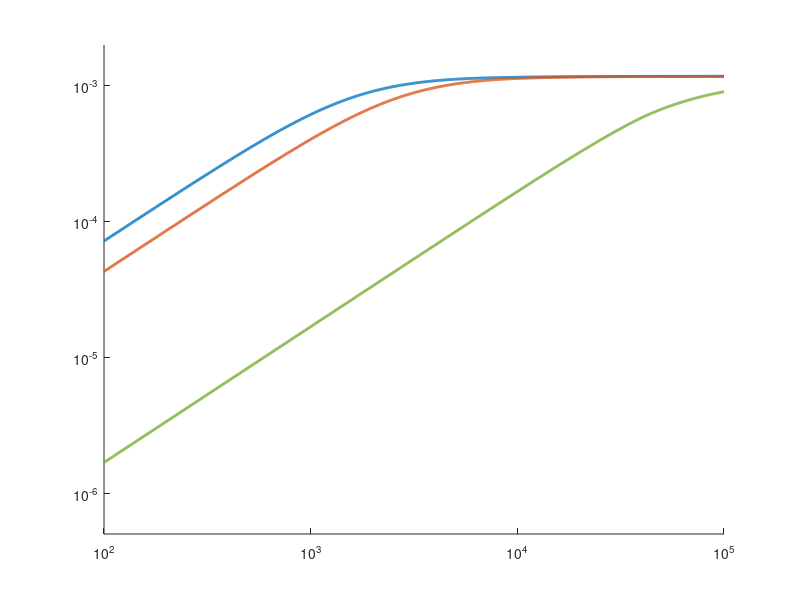

Write the MATLAB code that produced this figure. (Note: this script raises an error after producing the figure.)
% Metal Interference Field Distortion vs. Frequency
% Model for eddy current interference in a conductive loop placed between
% an electromagnetic source and sensor

clear all;
close all;

% Loop properties
loop_diameter = 25e-3;    % Loop diameter [m]
wire_diameter = 2e-3;     % Wire thickness [m]
loop_radius = loop_diameter/2;
wire_radius = wire_diameter/2;

% Material properties
% [resistivity, relative permeability]
materials = struct(...
    'copper',    [1.68e-8, 1], ...
    'aluminum',  [2.82e-8, 1], ...
    'stainless', [7.2e-7, 5]  ... % 304 stainless, cold-worked (μr~5)
);

% Constants
mu0 = 4*pi*1e-7;  % Permeability of free space [H/m]

% Test frequencies of interest
test_freqs = [300, 10000];  % 300 Hz and 10 kHz

% Frequency range (logarithmic spacing)
f = logspace(2, 5, 1000);  % 100 Hz to 100 kHz
omega = 2*pi*f;

% Source field parameters
B_source = 1e-4;  % Source field strength [T]

% Distance parameters
sensor_distance = 0.2;  % Total source-to-sensor distance [m]
% Loop is placed midway between source and sensor
metal_to_source = 0.1;  % Distance from source to metal [m]
metal_to_sensor = 0.1;  % Distance from metal to sensor [m]

% Compute loop parameters
loop_circumference = pi * loop_diameter;
loop_area = pi * loop_radius^2;

% Approximate inductance (using formula for circular loop)
L_loop = mu0 * loop_radius * (log(8*loop_radius/wire_radius) - 2);

% Initialize arrays
material_names = fieldnames(materials);
corner_freqs = zeros(length(material_names), 1);
B_distortion_normalized_at_test = zeros(length(material_names), length(test_freqs));

% Create figure for the plot - 3.5 inch column width (89 mm), with 4:3 aspect ratio
figure('Units', 'inches', 'Position', [1, 1, 3.5, 2.6]);
hold on;

% Set up colors for the plot
colors = {'#0072BD', '#D95319', '#77AC30'};  % Matlab default colors

% Initialize legend entries
leg_entries = {};

% Calculate and plot for each material
for m = 1:length(material_names)
    material = material_names{m};
    resistivity = materials.(material)(1);
    rel_permeability = materials.(material)(2);
    
    % Calculate DC resistance of the loop
    R_dc = resistivity * loop_circumference / (pi * wire_radius^2);
    
    % Calculate skin depth vs. frequency
    mu_r = rel_permeability;
    skin_depth = sqrt(2 * resistivity ./ (omega * mu0 * mu_r));
    
    % Calculate AC resistance including skin effect
    R_ac = R_dc * ones(size(f));
    skin_limited = skin_depth < wire_radius;
    effective_area = pi * (wire_radius^2 - (wire_radius - skin_depth(skin_limited)).^2);
    R_ac(skin_limited) = resistivity * loop_circumference ./ effective_area;
    
    % Calculate total impedance
    Z_r = R_ac;
    Z_l = omega * L_loop;
    Z_mag = sqrt(Z_r.^2 + Z_l.^2);
    
    % Calculate induced voltage (proportional to frequency)
    V_induced = omega * B_source * loop_area;
    
    % Calculate current
    I_loop = V_induced ./ Z_mag;
    
    % Calculate field distortion (proportional to current)
    % Using dipole approximation for the field at the sensor location
    B_distortion = (mu0 * I_loop * loop_area) / (2 * pi * metal_to_sensor^3);
    B_distortion_normalized = B_distortion / B_source;
    
    % Calculate corner frequency (where R = ωL)
    corner_freq = R_dc / (2 * pi * L_loop);
    corner_freqs(m) = corner_freq;
    
    % Plot field distortion vs. frequency
    loglog(f, B_distortion_normalized, 'Color', colors{m}, 'LineWidth', 2);
    leg_entries{end+1} = material;
    
    % Calculate distortion at test frequencies
    for i = 1:length(test_freqs)
        [~, idx] = min(abs(f - test_freqs(i)));
        B_distortion_normalized_at_test(m,i) = B_distortion_normalized(idx);
    end
end

ylim([5e-7 2e-3])

% Add vertical lines at inductive corner frequencies
yl = ylim;
for m = 1:length(material_names)
    xline(corner_freqs(m), '--', 'Color', colors{m}, 'LineWidth', 1, ...
          'Label', [material_names{m} ' R=ωL'], ...
          'LabelVerticalAlignment', 'bottom', ...
          'LabelHorizontalAlignment', 'center', ...
          'FontSize', 7);
end

% Add vertical lines at test frequencies
for i = 1:length(test_freqs)
    xline(test_freqs(i), '-', 'Color', 'k', 'LineWidth', 1, ...
          'Label', [num2str(test_freqs(i)) ' Hz'], ...
          'LabelVerticalAlignment', 'bottom', ...
          'LabelHorizontalAlignment', 'center', ...
          'FontSize', 7);
end

% Format plot for journal publication
title('Normalized Field Distortion vs. Frequency', 'FontSize', 10);
xlabel('Frequency (Hz)', 'FontSize', 9);
ylabel('Field Distortion / Source Field', 'FontSize', 9);
grid on;
legend(leg_entries, 'Location', 'best', 'FontSize', 8);
set(gca, 'XScale', 'log', 'YScale', 'log', 'FontSize', 8);
% Explicitly set x-axis limits to start at 100 Hz
xlim([100, 1e5]);

% Print model parameters to command window instead of figure annotation
fprintf('\n\nMODEL PARAMETERS:\n');
fprintf('Loop: %.1f mm diameter, %.1f mm wire thickness\n', loop_diameter*1000, wire_diameter*1000);
fprintf('Distances: Source-to-metal = %.1f mm, Metal-to-sensor = %.1f mm\n', metal_to_source*1000, metal_to_sensor*1000);
fprintf('Assumes uniform external field and dipole approximation for induced field\n\n');

% Calculate ratios between 10 kHz and 300 Hz
ratio_10k_to_300 = B_distortion_normalized_at_test(:,2) ./ B_distortion_normalized_at_test(:,1);

% Display the table of results
disp('Field Distortion Ratios (normalized to source field):');
disp('------------------------------------------------------');
disp(['Material      300 Hz        10 kHz        10kHz/300Hz Ratio']);
disp('------------------------------------------------------');
for m = 1:length(material_names)
    fprintf('%-10s   %.6f      %.6f      %.2f\n', ...
        material_names{m}, ...
        B_distortion_normalized_at_test(m,1), ...
        B_distortion_normalized_at_test(m,2), ...
        ratio_10k_to_300(m));
end


% Generate LaTeX table for the distortion ratios

% Display the table of results
disp('Field Distortion Ratios (normalized to source field):');
disp('------------------------------------------------------');
disp(['Material      300 Hz        10 kHz        10kHz/300Hz Ratio']);
disp('------------------------------------------------------');
for m = 1:length(material_names)
    fprintf('%-10s   %.6f      %.6f      %.2f\n', ...
        material_names{m}, ...
        B_distortion_normalized_at_test(m,1), ...
        B_distortion_normalized_at_test(m,2), ...
        ratio_10k_to_300(m));
end

% Generate LaTeX table for the distortion ratios (IEEE format)
fprintf('\n\nLaTeX Table for IEEE Publication:\n');
fprintf('\\begin{table}[!htbp]\n');
fprintf('\\caption{Field Distortion Ratios for Different Metals}\n');
fprintf('\\label{tab:distortion_ratios}\n');
fprintf('\\setlength{\\tabcolsep}{4pt}\n');
fprintf('\\begin{tabular}{|l|c|c|c|}\n');
fprintf('\\hline\n');
fprintf('Material & 300 Hz & 10 kHz & Ratio (10 kHz / 300 Hz) \\\\ \n');
fprintf('\\hline\n');

for m = 1:length(material_names)
    % Format scientific notation for small numbers
    if B_distortion_normalized_at_test(m,1) < 0.001
      val_300Hz = sprintf('$%.2e$', B_distortion_normalized_at_test(m,1));
    else
      val_300Hz = sprintf('$%.6e$', B_distortion_normalized_at_test(m,1));
    end
    
    if B_distortion_normalized_at_test(m,2) < 0.001
        val_10kHz = sprintf('$%.2e$', B_distortion_normalized_at_test(m,2));
    else
        val_10kHz = sprintf('$%.6f$', B_distortion_normalized_at_test(m,2));
    end
    
    % Capitalize first letter of material name for publication
    material_name = material_names{m};
    material_name(1) = upper(material_name(1));
    
    fprintf('%s & %s & %s & $%.2f$ \\\\\n', ...
        material_name, val_300Hz, val_10kHz, ratio_10k_to_300(m));
end

fprintf('\\hline\n');
fprintf('\\end{tabular}\n');
fprintf('\\begin{flushleft}\n');
fprintf('Model parameters: %.1f mm diameter loop, %.1f mm wire thickness. ', loop_diameter*1000, wire_diameter*1000);
fprintf('Source-to-metal = %.1f mm, Metal-to-sensor = %.1f mm. ', metal_to_source*1000, metal_to_sensor*1000);
fprintf('Field distortion values are normalized to the source field strength.\n');
fprintf('\\end{flushleft}\n');
fprintf('\\end{table}\n\n');

